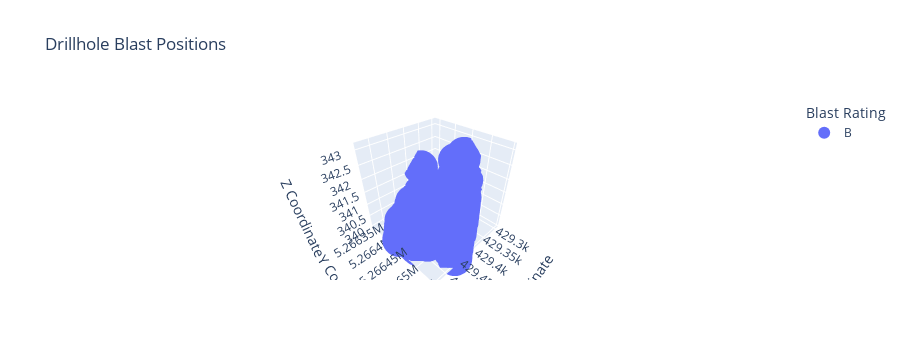

Here is the notebook cell this chart was saved with:
### Code cell
## Model Recommendation for CSV

import pandas as pd
import numpy as np
import tkinter as tk
from tkinter import filedialog, messagebox
from sklearn.model_selection import train_test_split
from sklearn.preprocessing import LabelEncoder, StandardScaler
from sklearn.ensemble import RandomForestClassifier
from sklearn.metrics import classification_report, accuracy_score
import plotly.express as px
import plotly.io as pio
from reportlab.lib.pagesizes import letter
from reportlab.pdfgen import canvas
import threading

# Global variable to store the dataset
df = None

# Function to load multiple CSV data
def load_multiple_csv(files):
    global df
    data_list = []
    for file in files:
        data = pd.read_csv(file)
        data_list.append(data)
    df = pd.concat(data_list, ignore_index=True)
    print(df.head())
    return df

# Train model using real-world data from multiple CSV files
def train_model(files):
    data = load_multiple_csv(files)
    
    features = ["Drillhole_X", "Drillhole_Y", "Drillhole_Z", "Drillhole_ToeX", "Drillhole_ToeY", "Drillhole_ToeZ",
                "Drillhole_Length", "Drillhole_Dip", "Drillhole_Azimuth", "Avg_Displacement", "Max_Displacement",
                "Centroid_Shift", "Earliest_Pixel_Disp", "PPV", "Overpressure", "Total_Displacement"]
    
    missing_columns = [col for col in features if col not in data.columns]
    if missing_columns:
        raise ValueError(f"Missing columns in the dataset: {', '.join(missing_columns)}")
    
    # Ensure the 'Blast_Rating' column contains only 'A', 'B', or 'C' categories
    label_encoder = LabelEncoder()
    data["Blast_Rating"] = label_encoder.fit_transform(data["Blast_Rating"])
    
    X = data[features]
    y = data["Blast_Rating"]

    scaler = StandardScaler()
    X_scaled = scaler.fit_transform(X)

    X_train, X_test, y_train, y_test = train_test_split(X_scaled, y, test_size=0.2, random_state=42)

    model = RandomForestClassifier(random_state=42)
    model.fit(X_train, y_train)

    y_pred = model.predict(X_test)

    accuracy = accuracy_score(y_test, y_pred)
    class_report = classification_report(y_test, y_pred, target_names=label_encoder.classes_)

    return accuracy, class_report, model, scaler, label_encoder, list(X.columns)

# Function to predict the rating for new data
def predict_rating(model, scaler, label_encoder, new_data, feature_columns):
    new_data_df = pd.DataFrame(new_data, columns=feature_columns)
    new_data_scaled = scaler.transform(new_data_df)
    predicted_rating = label_encoder.inverse_transform(model.predict(new_data_scaled))
    return predicted_rating[0]

# Function to save the 3D scatter plot as a PDF
def save_pdf(fig):
    # Save the plot as PNG first
    pio.write_image(fig, "scatter_plot.png")

    # Create PDF and embed the PNG
    pdf_path = "C:/Downloads/"
    c = canvas.Canvas(pdf_path, pagesize=letter)
    c.drawString(100, 750, "3D Scatter Plot")

    # Adding the image to the PDF (resize for better memory efficiency)
    c.drawImage("scatter_plot.png", 50, 400, width=400, height=300)  # Resize image to reduce memory use
    c.save()

    # Inform the user that the PDF has been saved
    messagebox.showinfo("PDF Saved", f"PDF saved successfully as {pdf_path}")

# Function to run PDF saving in a separate thread
def save_pdf_in_background(fig):
    thread = threading.Thread(target=save_pdf, args=(fig,))
    thread.start()

# UI setup
def create_ui():
    global df  # Ensure you can access the df variable globally for the plot
    
    root = tk.Tk()
    root.title("Blast Rating Prediction")
    root.geometry("600x600")

    model, scaler, label_encoder, feature_columns = None, None, None, None

    def load_files():
        nonlocal model, scaler, label_encoder, feature_columns
        files = filedialog.askopenfilenames(filetypes=[("CSV files", "*.csv")])
        if files:
            accuracy, class_report, model, scaler, label_encoder, feature_columns = train_model(files)
            
            accuracy_label.config(text=f"Accuracy: {accuracy:.4f}")

            class_report_text.delete(1.0, tk.END)
            class_report_text.insert(tk.END, class_report)
            
            prediction_section.pack()

            # Plot the 3D scatter plot after loading data
            if df is not None:
                # Map the numeric 'Blast_Rating' back to categories 'A', 'B', 'C' for visualization
                df['Blast_Rating_Label'] = label_encoder.inverse_transform(df['Blast_Rating'])
                
                fig = px.scatter_3d(df, x='Drillhole_X', y='Drillhole_Y', z='Drillhole_Z', color='Blast_Rating_Label', 
                                    labels={'Blast_Rating_Label': 'Blast Rating', 'Drillhole_X': 'X Coordinate', 
                                            'Drillhole_Y': 'Y Coordinate', 'Drillhole_Z': 'Z Coordinate'},
                                    title="Drillhole Blast Positions")
                fig.update_traces(marker=dict(size=12))
                fig.show()

                # Save plot to PDF in the background
                save_pdf_in_background(fig)

    load_files_button = tk.Button(root, text="Load CSV Files", command=load_files)
    load_files_button.pack(pady=10)

    accuracy_label = tk.Label(root, text="Accuracy: ", font=("Arial", 12))
    accuracy_label.pack(pady=10)

    class_report_label = tk.Label(root, text="Classification Report:", font=("Arial", 12))
    class_report_label.pack(pady=10)

    class_report_text = tk.Text(root, height=10, width=70)
    class_report_text.pack(pady=10)

    prediction_section = tk.Frame(root)
    new_data_label = tk.Label(prediction_section, text="Enter new drillhole data (X, Y, Z, ToeX, ToeY, ToeZ, Length, Dip, Azimuth, Avg Displacement, Max Displacement, Centroid Shift, Earliest Pixel Disp, PPV, Overpressure, Total Displacement):", font=("Arial", 12))
    new_data_label.pack(pady=10)

    # Entry fields for prediction data
    entry_x = tk.Entry(prediction_section, width=10)
    entry_x.pack(pady=5)
    entry_x.insert(0, "250")

    entry_y = tk.Entry(prediction_section, width=10)
    entry_y.pack(pady=5)
    entry_y.insert(0, "250")

    entry_z = tk.Entry(prediction_section, width=10)
    entry_z.pack(pady=5)
    entry_z.insert(0, "150")

    entry_toex = tk.Entry(prediction_section, width=10)
    entry_toex.pack(pady=5)
    entry_toex.insert(0, "245")

    entry_toey = tk.Entry(prediction_section, width=10)
    entry_toey.pack(pady=5)
    entry_toey.insert(0, "245")

    entry_toez = tk.Entry(prediction_section, width=10)
    entry_toez.pack(pady=5)
    entry_toez.insert(0, "148")

    entry_length = tk.Entry(prediction_section, width=10)
    entry_length.pack(pady=5)
    entry_length.insert(0, "120")

    entry_dip = tk.Entry(prediction_section, width=10)
    entry_dip.pack(pady=5)
    entry_dip.insert(0, "40")

    entry_azimuth = tk.Entry(prediction_section, width=10)
    entry_azimuth.pack(pady=5)
    entry_azimuth.insert(0, "180")

    entry_avg_disp = tk.Entry(prediction_section, width=10)
    entry_avg_disp.pack(pady=5)
    entry_avg_disp.insert(0, "2")

    entry_max_disp = tk.Entry(prediction_section, width=10)
    entry_max_disp.pack(pady=5)
    entry_max_disp.insert(0, "8")

    entry_centroid_shift = tk.Entry(prediction_section, width=10)
    entry_centroid_shift.pack(pady=5)
    entry_centroid_shift.insert(0, "1")

    entry_earliest_pixel_disp = tk.Entry(prediction_section, width=10)
    entry_earliest_pixel_disp.pack(pady=5)
    entry_earliest_pixel_disp.insert(0, "2")

    entry_ppv = tk.Entry(prediction_section, width=10)
    entry_ppv.pack(pady=5)
    entry_ppv.insert(0, "5")

    entry_overpressure = tk.Entry(prediction_section, width=10)
    entry_overpressure.pack(pady=5)
    entry_overpressure.insert(0, "50")

    entry_total_disp = tk.Entry(prediction_section, width=10)
    entry_total_disp.pack(pady=5)
    entry_total_disp.insert(0, "15")

    def on_predict():
        try:
            new_data = np.array([[float(entry_x.get()), float(entry_y.get()), float(entry_z.get()), 
                                  float(entry_toex.get()), float(entry_toey.get()), float(entry_toez.get()), 
                                  float(entry_length.get()), float(entry_dip.get()), float(entry_azimuth.get()),
                                  float(entry_avg_disp.get()), float(entry_max_disp.get()), float(entry_centroid_shift.get()),
                                  float(entry_earliest_pixel_disp.get()), float(entry_ppv.get()), float(entry_overpressure.get()),
                                  float(entry_total_disp.get())]])
            predicted_rating = predict_rating(model, scaler, label_encoder, new_data, feature_columns)
            result_label.config(text=f"Predicted Rating: {predicted_rating}")  # Show predicted rating as A, B, or C
        except Exception as e:
            messagebox.showerror("Error", f"Failed to make prediction: {e}")

    predict_button = tk.Button(prediction_section, text="Predict Rating", command=on_predict)
    predict_button.pack(pady=10)

    result_label = tk.Label(prediction_section, text="Predicted Rating: ", font=("Arial", 14))
    result_label.pack(pady=10)

    root.mainloop()

# Run the UI
create_ui()

### Figure 1 — Plotly figure (JSON) as saved in the notebook; plotly's stock layout.template omitted (floating-point values rounded to 4 significant figures; data arrays with more than 128 entries replaced by an {"elided": "..."} marker saying what was removed)
{"data": [{"hovertemplate": "Blast Rating=B<br>X Coordinate=%{x}<br>Y Coordinate=%{y}<br>Z Coordinate=%{z}<extra></extra>", "legendgroup": "B", "marker": {"color": "#636efa", "size": 12, "symbol": "circle"}, "mode": "markers", "name": "B", "scene": "scene", "showlegend": true, "type": "scatter3d", "x": {"elided": "797 float values"}, "y": {"elided": "797 float values"}, "z": {"elided": "797 float values"}}], "layout": {"height": 360, "legend": {"title": {"text": "Blast Rating"}, "tracegroupgap": 0}, "scene": {"domain": {"x": [0, 1], "y": [0, 1]}, "xaxis": {"title": {"text": "X Coordinate"}}, "yaxis": {"title": {"text": "Y Coordinate"}}, "zaxis": {"title": {"text": "Z Coordinate"}}}, "title": {"text": "Drillhole Blast Positions"}}}
